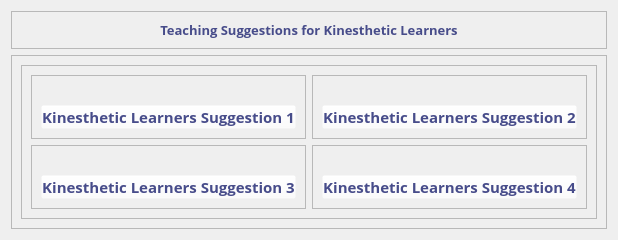
            <widget class="QWidget" name="kinesthetic_suggest">
             <layout class="QVBoxLayout" name="verticalLayout_52">
              <item>
               <widget class="QFrame" name="frame_67">
                <property name="styleSheet">
                 <string notr="true"/>
                </property>
                <property name="frameShape">
                 <enum>QFrame::StyledPanel</enum>
                </property>
                <property name="frameShadow">
                 <enum>QFrame::Raised</enum>
                </property>
                <layout class="QVBoxLayout" name="verticalLayout_51">
                 <item alignment="Qt::AlignTop">
                  <widget class="QLabel" name="label_31">
                   <property name="font">
                    <font>
                     <family>Open Sans</family>
                     <pointsize>10</pointsize>
                     <weight>75</weight>
                     <bold>true</bold>
                    </font>
                   </property>
                   <property name="styleSheet">
                    <string notr="true">#label_31{
color: #474C8A;
} </string>
                   </property>
                   <property name="text">
                    <string>Teaching Suggestions for Kinesthetic Learners</string>
                   </property>
                   <property name="alignment">
                    <set>Qt::AlignCenter</set>
                   </property>
                  </widget>
                 </item>
                </layout>
               </widget>
              </item>
              <item>
               <widget class="QFrame" name="frame_61">
                <property name="sizePolicy">
                 <sizepolicy hsizetype="Preferred" vsizetype="Expanding">
                  <horstretch>0</horstretch>
                  <verstretch>0</verstretch>
                 </sizepolicy>
                </property>
                <property name="frameShape">
                 <enum>QFrame::StyledPanel</enum>
                </property>
                <property name="frameShadow">
                 <enum>QFrame::Raised</enum>
                </property>
                <layout class="QGridLayout" name="_5">
                 <item row="0" column="0">
                  <widget class="QFrame" name="frame_62">
                   <property name="frameShape">
                    <enum>QFrame::StyledPanel</enum>
                   </property>
                   <property name="frameShadow">
                    <enum>QFrame::Raised</enum>
                   </property>
                   <layout class="QGridLayout" name="gridLayout_8">
                    <item row="1" column="0">
                     <widget class="QFrame" name="frame_65">
                      <property name="styleSheet">
                       <string notr="true">#frame_65:hover{
border: 2px solid #7982E8;
}</string>
                      </property>
                      <property name="frameShape">
                       <enum>QFrame::StyledPanel</enum>
                      </property>
                      <property name="frameShadow">
                       <enum>QFrame::Raised</enum>
                      </property>
                      <layout class="QVBoxLayout" name="verticalLayout_49">
                       <item>
                        <widget class="QLabel" name="kinestheticSuggest_label3">
                         <property name="styleSheet">
                          <string notr="true">#kinestheticSuggest_label3{
background: rgba(255, 255, 255, 0);
}</string>
                         </property>
                         <property name="text">
                          <string/>
                         </property>
                        </widget>
                       </item>
                       <item>
                        <widget class="QPushButton" name="kinestheticSuggest_btn3">
                         <property name="font">
                          <font>
                           <family>Open Sans</family>
                           <pointsize>-1</pointsize>
                           <weight>75</weight>
                           <bold>true</bold>
                          </font>
                         </property>
                         <property name="styleSheet">
                          <string notr="true">#kinestheticSuggest_btn3{
color: #474C8A;
font-size: 15px;
margin: 0;
text-align: center;
background: rgba(255, 255, 255, 0);
}

#kinestheticSuggest_btn3:hover{
color: #7982E8;
}</string>
                         </property>
                         <property name="text">
                          <string>Kinesthetic Learners Suggestion 3</string>
                         </property>
                        </widget>
                       </item>
                      </layout>
                     </widget>
                    </item>
                    <item row="0" column="0">
                     <widget class="QFrame" name="frame_66">
                      <property name="styleSheet">
                       <string notr="true">#frame_66:hover{
border: 2px solid #7982E8;
}</string>
                      </property>
                      <property name="frameShape">
                       <enum>QFrame::StyledPanel</enum>
                      </property>
                      <property name="frameShadow">
                       <enum>QFrame::Raised</enum>
                      </property>
                      <layout class="QVBoxLayout" name="verticalLayout_50">
                       <item>
                        <widget class="QLabel" name="kinestheticSuggest_label1">
                         <property name="styleSheet">
                          <string notr="true">#kinestheticSuggest_label1{
background: rgba(255, 255, 255, 0);
}</string>
                         </property>
                         <property name="text">
                          <string/>
                         </property>
                        </widget>
                       </item>
                       <item>
                        <widget class="QPushButton" name="kinestheticSuggest_btn1">
                         <property name="font">
                          <font>
                           <family>Open Sans</family>
                           <pointsize>-1</pointsize>
                           <weight>75</weight>
                           <bold>true</bold>
                          </font>
                         </property>
                         <property name="styleSheet">
                          <string notr="true">#kinestheticSuggest_btn1{
color: #474C8A;
font-size: 15px;
margin: 0;
text-align: center;
background: rgba(255, 255, 255, 0);
}

#kinestheticSuggest_btn1:hover{
color: #7982E8;
}</string>
                         </property>
                         <property name="text">
                          <string>Kinesthetic Learners Suggestion 1</string>
                         </property>
                        </widget>
                       </item>
                      </layout>
                     </widget>
                    </item>
                    <item row="1" column="1">
                     <widget class="QFrame" name="frame_63">
                      <property name="styleSheet">
                       <string notr="true">#frame_63:hover{
border: 2px solid #7982E8;
}</string>
                      </property>
                      <property name="frameShape">
                       <enum>QFrame::StyledPanel</enum>
                      </property>
                      <property name="frameShadow">
                       <enum>QFrame::Raised</enum>
                      </property>
                      <layout class="QVBoxLayout" name="verticalLayout_47">
                       <item>
                        <widget class="QLabel" name="kinestheticSuggest_label4">
                         <property name="styleSheet">
                          <string notr="true">#kinestheticSuggest_label4{
background: rgba(255, 255, 255, 0);
}</string>
                         </property>
                         <property name="text">
                          <string/>
                         </property>
                        </widget>
                       </item>
                       <item>
                        <widget class="QPushButton" name="kinestheticSuggest_btn4">
                         <property name="font">
                          <font>
                           <family>Open Sans</family>
                           <pointsize>-1</pointsize>
                           <weight>75</weight>
                           <bold>true</bold>
                          </font>
                         </property>
                         <property name="styleSheet">
                          <string notr="true">#kinestheticSuggest_btn4{
color: #474C8A;
font-size: 15px;
margin: 0;
text-align: center;
background: rgba(255, 255, 255, 0);
}

#kinestheticSuggest_btn4:hover{
color: #7982E8;
}</string>
                         </property>
                         <property name="text">
                          <string>Kinesthetic Learners Suggestion 4</string>
                         </property>
                        </widget>
                       </item>
                      </layout>
                     </widget>
                    </item>
                    <item row="0" column="1">
                     <widget class="QFrame" name="frame_64">
                      <property name="styleSheet">
                       <string notr="true">#frame_64:hover{
border: 2px solid #7982E8;
}</string>
                      </property>
                      <property name="frameShape">
                       <enum>QFrame::StyledPanel</enum>
                      </property>
                      <property name="frameShadow">
                       <enum>QFrame::Raised</enum>
                      </property>
                      <layout class="QVBoxLayout" name="verticalLayout_48">
                       <item>
                        <widget class="QLabel" name="kinestheticSuggest_label2">
                         <property name="styleSheet">
                          <string notr="true">#kinestheticSuggest_label2{
background: rgba(255, 255, 255, 0);
}</string>
                         </property>
                         <property name="text">
                          <string/>
                         </property>
                        </widget>
                       </item>
                       <item>
                        <widget class="QPushButton" name="kinestheticSuggest_btn2">
                         <property name="font">
                          <font>
                           <family>Open Sans</family>
                           <pointsize>-1</pointsize>
                           <weight>75</weight>
                           <bold>true</bold>
                          </font>
                         </property>
                         <property name="styleSheet">
                          <string notr="true">#kinestheticSuggest_btn2{
color: #474C8A;
font-size: 15px;
margin: 0;
text-align: center;
background: rgba(255, 255, 255, 0);
}

#kinestheticSuggest_btn2:hover{
color: #7982E8;
}</string>
                         </property>
                         <property name="text">
                          <string>Kinesthetic Learners Suggestion 2</string>
                         </property>
                        </widget>
                       </item>
                      </layout>
                     </widget>
                    </item>
                   </layout>
                  </widget>
                 </item>
                </layout>
               </widget>
              </item>
             </layout>
            </widget>
